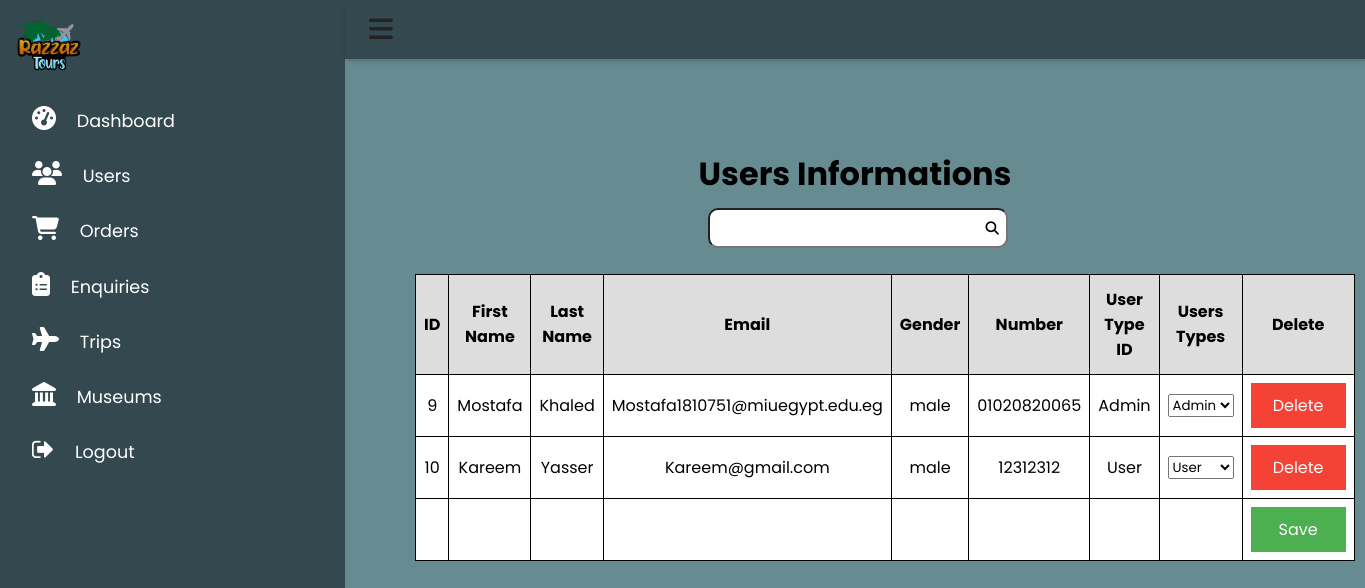
Page /EditUsersInfoH.php on the committed database.
### tables this page shows
CREATE TABLE `users` (
  `ID` int(11) NOT NULL,
  `First Name` varchar(255) NOT NULL,
  `Last Name` varchar(255) NOT NULL,
  `Email` varchar(255) NOT NULL,
  `Gender` varchar(255) NOT NULL,
  `Number` varchar(255) NOT NULL,
  `Password` varchar(255) NOT NULL,
  `Picture` varchar(55) NOT NULL,
  `User_Type_ID` int(11) NOT NULL DEFAULT 2
);

CREATE TABLE `user_type` (
  `ID` int(11) NOT NULL,
  `type` varchar(255) NOT NULL
);

### EditUsersInfoH.php (the view, shortened to what this page needs)
<?php
include'adminmenu.php';
?>
<!DOCTYPE html>
<html>
<?php
include 'controller/AdminController.php';
?>
<head>
  <?php
  include('DB.php');
   ?>
<div class = "h">
    <h1> Users Informations </h1>
<form method="GET">
<input type = "text" name= "search" class = "text">
    <button class="fas fa-search" style = "margin-left: 20px; margin-left:-45px; width: 50px; height: 50px; background: transparent; border: transparent;" ></button>
<body style = "background: #668B91;">
<table class="mx-auto" id="customers">
    <tr>
      <th scope="col">ID</th>
      <th scope="col">First Name</th>
      <th scope="col">Last Name</th>
      <th scope="col">Email</th>
      <th scope="col">Gender</th>
      <th scope="col">Number</th>
      <th scope="col">User Type ID</th>
      <th scope="col">Users Types </th>
      <th scope="col">Delete </th>
    </tr>
  <tbody>
    <?php
       $query = "SELECT * FROM users";
       $result = mysqli_query($conn,$query);
       $UI = "SELECT * FROM `user_type`";
		while($row = $result -> fetch_array(MYSQLI_ASSOC)) {
        $result2 = mysqli_query($conn,$UI);
		    $id = $row['ID'];
		    $fname = $row['First Name'];
		    $lname = $row['Last Name'];
		    $email = $row['Email'];
		    $gender = $row['Gender'];
        $num = $row['Number'];
		    $UTI = $row['User_Type_ID'];
		    $UIT = "SELECT `type` FROM `user_type` WHERE ID=".$UTI;
        $res = mysqli_query($conn,$UIT);
		?>
	<tr>
		<td><?php echo $id; ?>  <input type="hidden" value="<?php echo $id; ?>"></td>
		<td><?php echo $fname; ?></td>
		<td><?php echo $lname; ?></td>
    <td><?php echo $email; ?></td>
    <td><?php echo $gender; ?></td>
    <td><?php echo $num; ?></td>
    <td><?php $Utype = $res -> fetch_array(MYSQLI_ASSOC); echo $Utype['type']; ?></td>
    <td>
          <select oninput="defineValues(this.value,<?php echo $id; ?>)">
            <?php while($roww = mysqli_fetch_assoc($result2))
              {
                  if($roww['ID'] == $UTI )
                  {
                      echo "<option value='".$roww['ID']."'selected >".$roww['type']."</option>";}
                  else
                  {
                      echo "<option value='".$roww['ID']."'>".$roww['type']."</option>";
                  }
              }
            ?>
          </select>
    </td>
    <td style="width: 80px" > <a href="EditUsersInfoH.php?delete=<?php echo $id;?>"> <button type="button" value="Delete" class="failure"> Delete </button></a></td>
	</tr>
	<?php
    }
    ?>
  <tr>
  <td></td>
  <td></td>
  <td></td>
  <td></td>
  <td></td>
  <td></td>
  <td></td>
  <td></td>
  <td style="width: 80px" > <a id="idTag" href="EditUsersInfoH.php?id=<?php echo $id;?>"><button value="save" type="button" name="Save" class="success"> Save </button></a></td>
  </tr>
</tbody>
</table>
  </form>
</body>
</html>

### assets/css/dashboard.css (style rules this page uses)
:root { --main-color: #11101d; --color-dark: #668B91; --text-grey: #668B91; }
* { padding: 0; margin: 0; box-sizing: border-box; list-style: none; text-decoration: none; font-family: 'Poppins', sans-serif; }

### EditUsersInfoH.php (style rules this page uses)
#customers { font-family: Arial, Helvetica, sans-serif; border-collapse: collapse; width: 90%; margin-top:20px; margin-left: 70px; }
#customers td, #customers th { border: 1px solid black; padding: 8px; text-align: center; }
#customers tr { background-color: white; }
#customers th { padding-top: 12px; padding-bottom: 12px; text-align: center; background-color: #dddddd; color: black; }
a { text-decoration: none; }
.h { margin-top: 150px; text-align:center; }
.text { margin-top: 10px; width:300px; height:40px; border-radius: 10px; margin-left: 15px; font-family: Arial, Helvetica, sans-serif; font-size: 16px; }
.success { background-color: #4CAF50; border: none; color: white; padding: 10px 28px; text-align: center; text-decoration: none; display: inline-block; font-size: 16px; }
.failure { background-color: #f44336; border: none; color: white; padding: 10px 22px; text-align: center; text-decoration: none; display: inline-block; font-size: 16px; }

### rows in the picture
users: ID "9", First Name "Mostafa", Last Name "Khaled", Email "Mostafa1810751@miuegypt.edu.eg", Gender "male", Number "01020820065", User_Type_ID.type "Admin"
users: ID "10", First Name "Kareem", Last Name "Yasser", Email "Kareem@gmail.com", Gender "male", Number "12312312", User_Type_ID.type "User"

### other values in the picture
form field value "Admin"
form field value "User"
